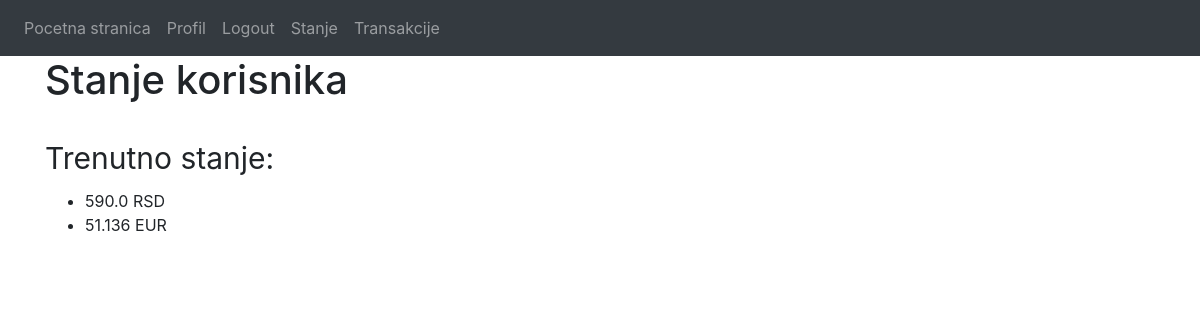
/state (signed in), run on the app's committed database.
### Website/models.py (models this page shows)
class State(db.Model):
    ammount = db.Column(db.Float)
    currency = db.Column(db.String(3))
    id=db.Column(db.Integer,primary_key=True)
    user_id = db.Column(db.Integer,db.ForeignKey('user.id'))

### Website/views.py (the view)
@views.route('/state')
@login_required
def state():
    return render_template("state.html", user=current_user)

### Website/__init__.py (called while the page is built)
def create_app():
    app = Flask(__name__)
    app.config['SECRET_KEY'] = 'qweqweqwe'
    app.config['SQLALCHEMY_DATABASE_URI'] = f'sqlite:///{DB_NAME}'
    db.init_app(app)
    from .views import views
    from .auth import auth
    app.register_blueprint(views, url_prefix='/')
    app.register_blueprint(auth, url_prefix='/')
    from .models import User,Currency
    create_database(app)
    login_manager = LoginManager()
    login_manager.login_view = 'auth.login'
    login_manager.init_app(app)
    @login_manager.user_loader
    def load_user(id):
        return User.query.get(int(id))
    return app

### Website/templates/state.html
{% extends "base.html"  %} {% block title %}State{% endblock %}
{% block content %}
    <h1>Stanje korisnika</h1>
    <br/>
    <div>
        <label style="font-size: 30px;" for="state">Trenutno stanje:</label>
    </div>
    <ul id = "state">
        {% for state in user.state %}
            <li> {{ state.ammount }} {{ state.currency }}</li>
        {% endfor %}
    </ul>
{% endblock %}

### data on the page
State: ammount "590.0", currency "RSD"
State: ammount "51.136", currency "EUR"
